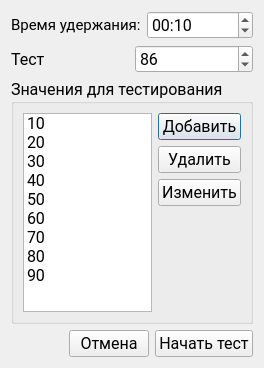
<?xml version="1.0" encoding="UTF-8"?>
<ui version="4.0">
 <class>StepTestSettings</class>
 <widget class="QDialog" name="StepTestSettings">
  <property name="geometry">
   <rect>
    <x>0</x>
    <y>0</y>
    <width>254</width>
    <height>368</height>
   </rect>
  </property>
  <property name="font">
   <font>
    <family>Roboto</family>
    <pointsize>12</pointsize>
   </font>
  </property>
  <property name="windowTitle">
   <string>Параметры тестирования</string>
  </property>
  <layout class="QVBoxLayout" name="verticalLayout_2">
   <item>
    <layout class="QHBoxLayout" name="horizontalLayout_3">
     <item>
      <widget class="QLabel" name="label">
       <property name="text">
        <string>&lt;html&gt;&lt;head/&gt;&lt;body&gt;&lt;p&gt;&lt;span style=&quot; font-size:11pt;&quot;&gt;Время удержания:&lt;/span&gt;&lt;/p&gt;&lt;/body&gt;&lt;/html&gt;</string>
       </property>
      </widget>
     </item>
     <item>
      <widget class="QTimeEdit" name="timeEdit">
       <property name="currentSection">
        <enum>QDateTimeEdit::Section::SecondSection</enum>
       </property>
       <property name="displayFormat">
        <string>mm:ss</string>
       </property>
       <property name="currentSectionIndex">
        <number>1</number>
       </property>
       <property name="time">
        <time>
         <hour>0</hour>
         <minute>0</minute>
         <second>10</second>
        </time>
       </property>
      </widget>
     </item>
    </layout>
   </item>
   <item>
    <layout class="QHBoxLayout" name="horizontalLayout_5">
     <item>
      <widget class="QLabel" name="label_3">
       <property name="text">
        <string>Тест</string>
       </property>
      </widget>
     </item>
     <item>
      <widget class="QSpinBox" name="spinBox_T_value">
       <property name="minimum">
        <number>0</number>
       </property>
       <property name="maximum">
        <number>999</number>
       </property>
       <property name="value">
        <number>86</number>
       </property>
      </widget>
     </item>
    </layout>
   </item>
   <item>
    <widget class="QGroupBox" name="groupBox_2">
     <property name="title">
      <string>Значения для тестирования</string>
     </property>
     <layout class="QHBoxLayout" name="horizontalLayout">
      <item>
       <widget class="QListWidget" name="listWidget_value">
        <property name="editTriggers">
         <set>QAbstractItemView::EditTrigger::CurrentChanged|QAbstractItemView::EditTrigger::DoubleClicked|QAbstractItemView::EditTrigger::EditKeyPressed</set>
        </property>
        <item>
         <property name="text">
          <string>10</string>
         </property>
        </item>
        <item>
         <property name="text">
          <string>20</string>
         </property>
        </item>
        <item>
         <property name="text">
          <string>30</string>
         </property>
        </item>
        <item>
         <property name="text">
          <string>40</string>
         </property>
        </item>
        <item>
         <property name="text">
          <string>50</string>
         </property>
        </item>
        <item>
         <property name="text">
          <string>60</string>
         </property>
        </item>
        <item>
         <property name="text">
          <string>70</string>
         </property>
        </item>
        <item>
         <property name="text">
          <string>80</string>
         </property>
        </item>
        <item>
         <property name="text">
          <string>90</string>
         </property>
        </item>
       </widget>
      </item>
      <item>
       <layout class="QVBoxLayout" name="verticalLayout">
        <item>
         <widget class="QPushButton" name="pushButton_add_value">
          <property name="text">
           <string>Добавить</string>
          </property>
         </widget>
        </item>
        <item>
         <widget class="QPushButton" name="pushButton_delete_value">
          <property name="text">
           <string>Удалить</string>
          </property>
         </widget>
        </item>
        <item>
         <widget class="QPushButton" name="pushButton_change_value">
          <property name="text">
           <string>Изменить</string>
          </property>
         </widget>
        </item>
        <item>
         <spacer name="verticalSpacer_2">
          <property name="orientation">
           <enum>Qt::Orientation::Vertical</enum>
          </property>
          <property name="sizeHint" stdset="0">
           <size>
            <width>20</width>
            <height>40</height>
           </size>
          </property>
         </spacer>
        </item>
       </layout>
      </item>
     </layout>
    </widget>
   </item>
   <item>
    <layout class="QHBoxLayout" name="horizontalLayout_2">
     <item>
      <spacer name="horizontalSpacer">
       <property name="orientation">
        <enum>Qt::Orientation::Horizontal</enum>
       </property>
       <property name="sizeHint" stdset="0">
        <size>
         <width>40</width>
         <height>20</height>
        </size>
       </property>
      </spacer>
     </item>
     <item>
      <widget class="QPushButton" name="pushButton_2">
       <property name="text">
        <string>Отмена</string>
       </property>
      </widget>
     </item>
     <item>
      <widget class="QPushButton" name="pushButton">
       <property name="text">
        <string>Начать тест</string>
       </property>
      </widget>
     </item>
    </layout>
   </item>
  </layout>
 </widget>
 <tabstops>
  <tabstop>timeEdit</tabstop>
  <tabstop>spinBox_T_value</tabstop>
  <tabstop>listWidget_value</tabstop>
  <tabstop>pushButton_add_value</tabstop>
  <tabstop>pushButton_delete_value</tabstop>
  <tabstop>pushButton_change_value</tabstop>
  <tabstop>pushButton_2</tabstop>
  <tabstop>pushButton</tabstop>
 </tabstops>
 <resources/>
 <connections>
  <connection>
   <sender>pushButton_2</sender>
   <signal>clicked()</signal>
   <receiver>StepTestSettings</receiver>
   <slot>reject()</slot>
   <hints>
    <hint type="sourcelabel">
     <x>127</x>
     <y>357</y>
    </hint>
    <hint type="destinationlabel">
     <x>40</x>
     <y>204</y>
    </hint>
   </hints>
  </connection>
  <connection>
   <sender>pushButton</sender>
   <signal>clicked()</signal>
   <receiver>StepTestSettings</receiver>
   <slot>accept()</slot>
   <hints>
    <hint type="sourcelabel">
     <x>232</x>
     <y>357</y>
    </hint>
    <hint type="destinationlabel">
     <x>228</x>
     <y>191</y>
    </hint>
   </hints>
  </connection>
 </connections>
</ui>
